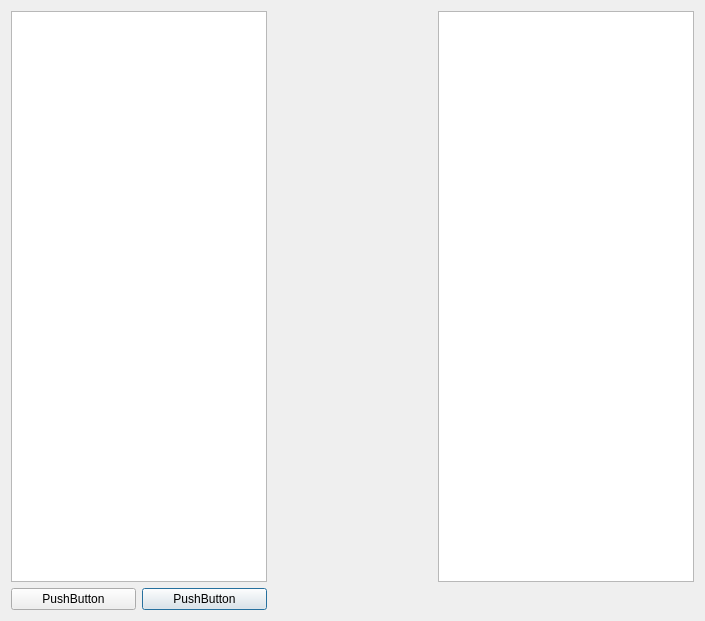
<?xml version="1.0" encoding="UTF-8"?>
<ui version="4.0">
 <class>settinsKanals</class>
 <widget class="QDialog" name="settinsKanals">
  <property name="geometry">
   <rect>
    <x>0</x>
    <y>0</y>
    <width>705</width>
    <height>621</height>
   </rect>
  </property>
  <property name="windowTitle">
   <string>Dialog</string>
  </property>
  <layout class="QGridLayout" name="gridLayout">
   <item row="1" column="1">
    <widget class="QPushButton" name="pushButton_2">
     <property name="text">
      <string>PushButton</string>
     </property>
    </widget>
   </item>
   <item row="0" column="3">
    <widget class="QTableView" name="tableView_2"/>
   </item>
   <item row="1" column="0">
    <widget class="QPushButton" name="pushButton">
     <property name="text">
      <string>PushButton</string>
     </property>
    </widget>
   </item>
   <item row="0" column="0" colspan="2">
    <widget class="QTableView" name="tableView"/>
   </item>
   <item row="0" column="2">
    <spacer name="horizontalSpacer">
     <property name="orientation">
      <enum>Qt::Horizontal</enum>
     </property>
     <property name="sizeHint" stdset="0">
      <size>
       <width>10</width>
       <height>20</height>
      </size>
     </property>
    </spacer>
   </item>
  </layout>
 </widget>
 <resources/>
 <connections/>
</ui>
